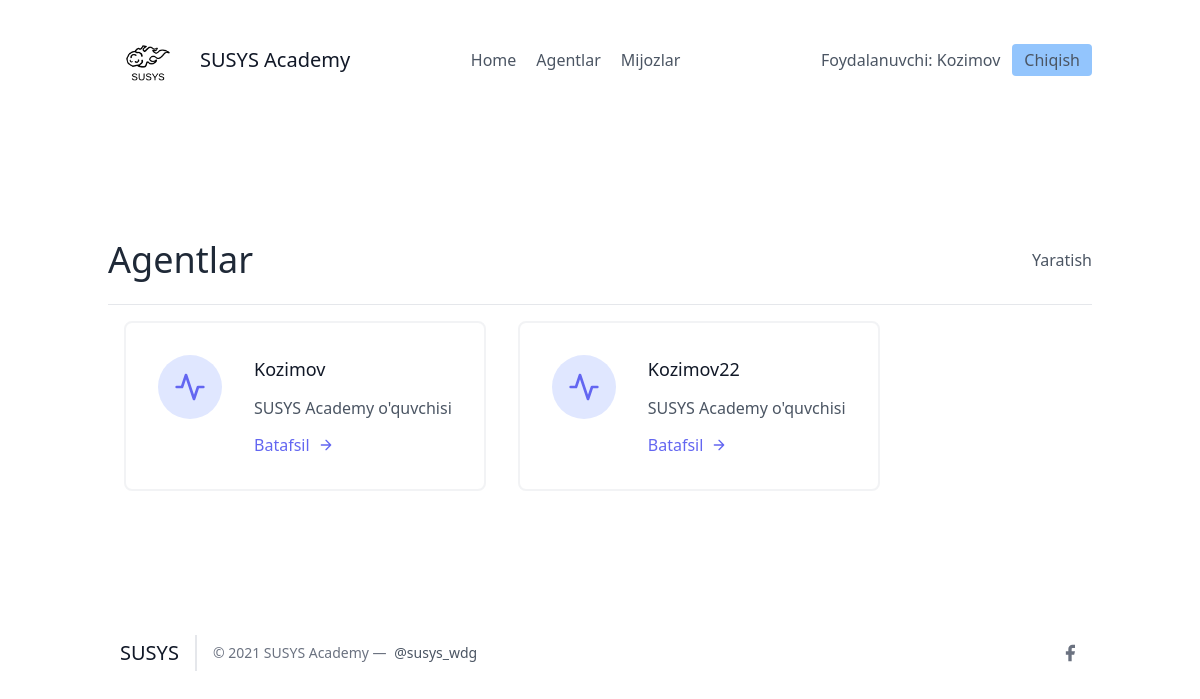
Page /agents/ (signed in) on the earlier database version.
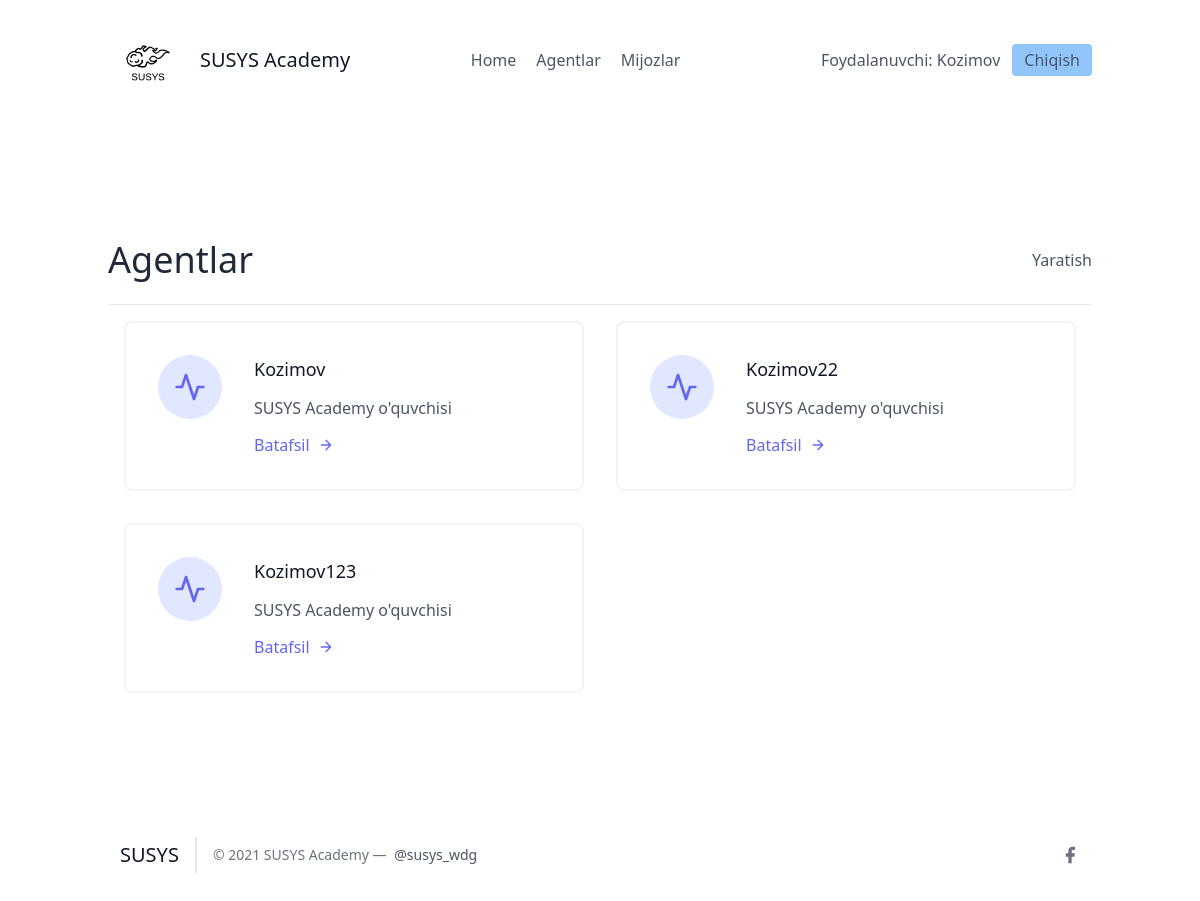
Same page on the later database version.
### leads/models.py (models this page shows, shortened)
class Agent(models.Model):
    user = models.OneToOneField(User, on_delete=models.CASCADE)
    organisation = models.ForeignKey(UserProfile, on_delete=models.CASCADE)

class User(AbstractUser):
    is_organisor = models.BooleanField(default=True)
    is_agent = models.BooleanField(default=False)

### agents/views.py (the view)
# urls.py: path('', AgentListView.as_view(), name="agent-list"),
class AgentListView(OrganisorAndLoginRequiredMixin, generic.ListView):
    template_name = "agents/agents_lists.html"
    def get_queryset(self):
        organisation = self.request.user.userprofile
        return Agent.objects.filter(organisation = organisation)

### agents/mixins.py (called while the page is built)
    def dispatch(self, request, *args, **kwargs):
        if not request.user.is_authenticated or not request.user.is_organisor:
            return redirect("login")
        return super().dispatch(request, *args, **kwargs)

### agents/templates/agents/agents_lists.html (shortened to what this page needs)
{% extends 'base.html' %}
{% block content %}
<section class="text-gray-600 body-font">
  <div class="container px-5 py-24 mx-auto flex flex-wrap">
    <div class="w-full py-6 flex justify-between items-center border-b border-gray-200">
        <div>
            <h1 class="text-4xl text-gray-800">Agentlar</h1>
        </div>
        <div>
            <a class="y=text-gray-500 hover:text-blue-700" href="{% url 'agents:agent-create' %}">Yaratish</a>
        </div>
    </div>
    <div class="flex flex-wrap">
      {% for agent in object_list %}
      <div class="p-4 lg:w-1/2 md:w-full">
        <div class="flex border-2 rounded-lg border-gray-200 border-opacity-50 p-8 sm:flex-row flex-col">
          <div class="w-16 h-16 sm:mr-8 sm:mb-0 mb-4 inline-flex items-center justify-center rounded-full bg-indigo-100 text-indigo-500 flex-shrink-0">
            <svg fill="none" stroke="currentColor" stroke-linecap="round" stroke-linejoin="round" stroke-width="2" class="w-8 h-8" viewBox="0 0 24 24">
              <path d="M22 12h-4l-3 9L9 3l-3 9H2"></path>
            </svg>
          </div>
          <div class="flex-grow">
            <h2 class="text-gray-900 text-lg title-font font-medium mb-3">{{ agent.user.username }}</h2>
            <p class="leading-relaxed text-base">SUSYS Academy o'quvchisi</p>
            <a href="{% url 'agents:agent-detail' agent.pk %}" class="mt-3 text-indigo-500 inline-flex items-center">Batafsil
              <svg fill="none" stroke="currentColor" stroke-linecap="round" stroke-linejoin="round" stroke-width="2" class="w-4 h-4 ml-2" viewBox="0 0 24 24">
                <path d="M5 12h14M12 5l7 7-7 7"></path>
              </svg>
            </a>
          </div>
        </div>
      </div>
      {% endfor %}
    </div>
  </div>
</section>
{% endblock %}

Differences in the rows shown:
added Agent: user.username "Kozimov123"
